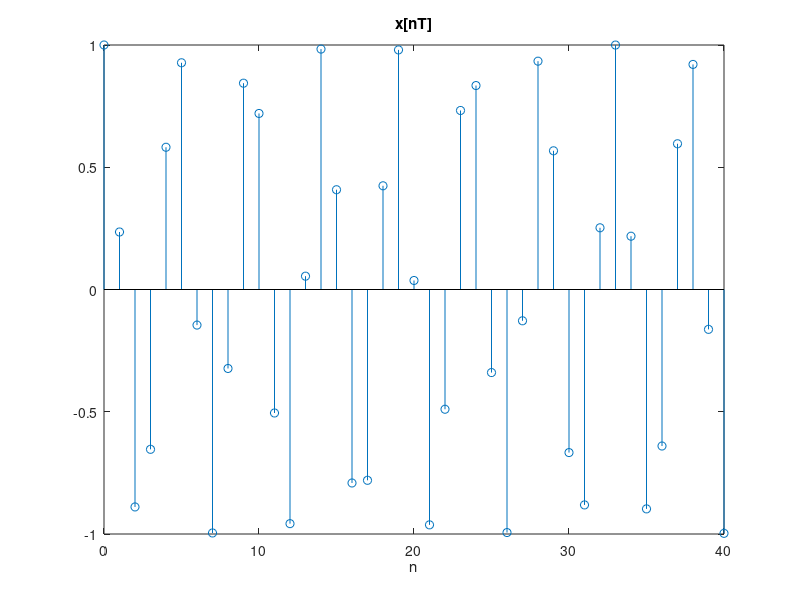
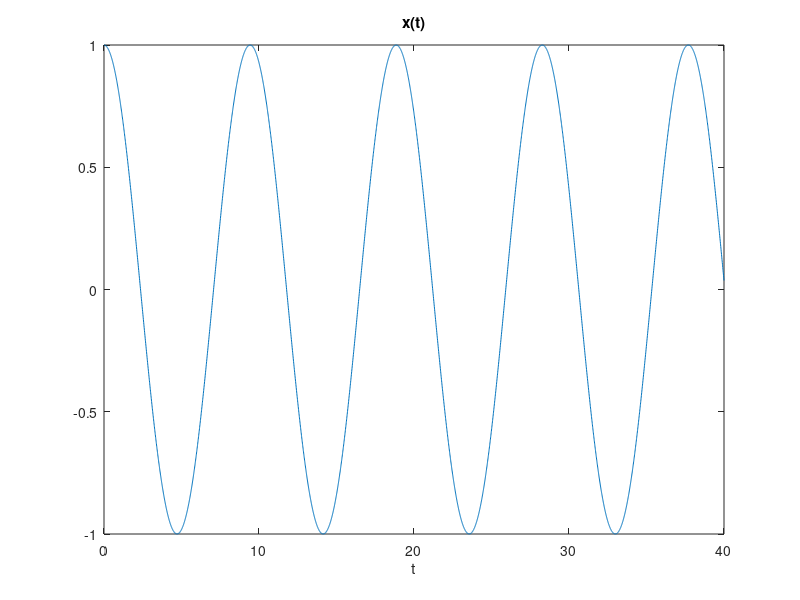
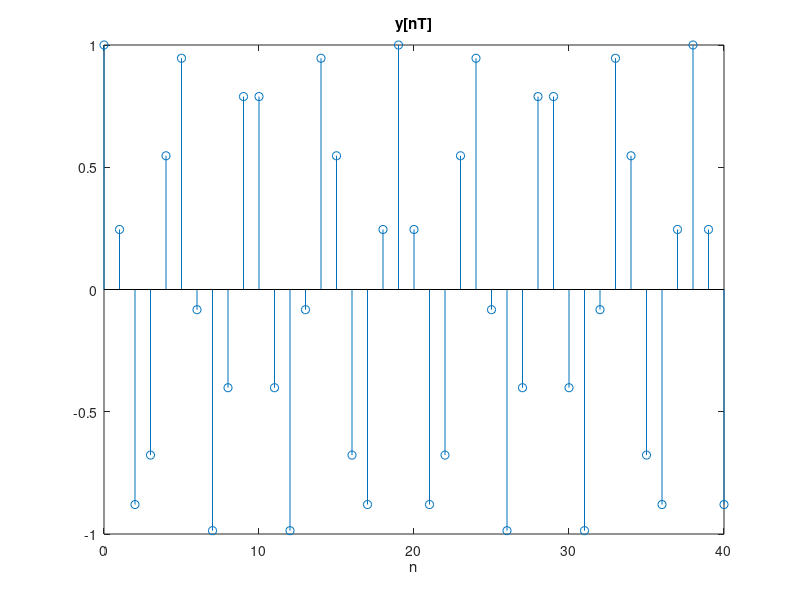
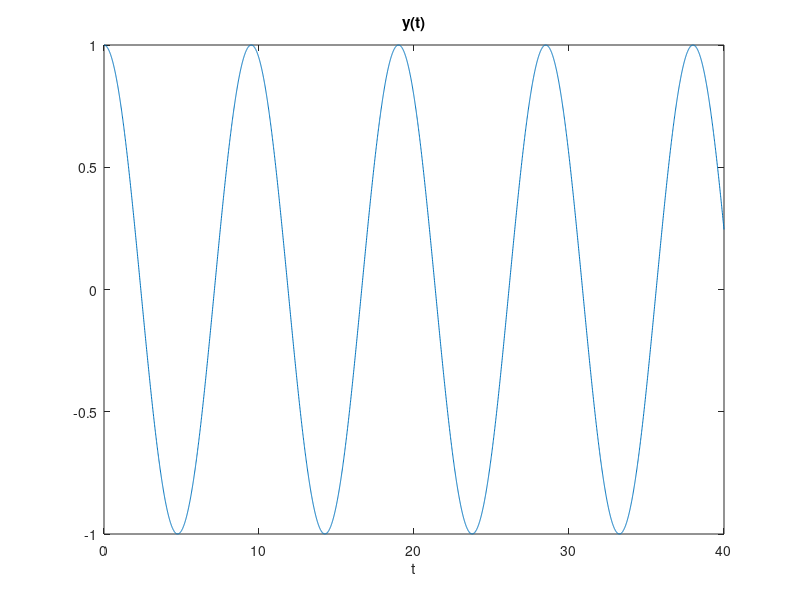

Write the MATLAB code that produced these figures, in order.
% Exercise 3

t= 0:0.01:40;
n= 0:40;

x_nT = cos((2/3)*(n*2));
y_nT = cos((8*pi/38)*(n*2));
x_t = cos((2/3)*t);
y_t = cos((8*pi/38)*t);

figure; stem(n,x_nT);
title('x[nT]'); xlabel('n');
figure; plot(t,x_t);
title('x(t)'); xlabel('t');
%Sequance is not periodic since its angular frequancy is not a multiple of
%2?

figure; stem(n,y_nT);
title('y[nT]'); xlabel('n');
figure; plot(t,y_t);
title('y(t)'); xlabel('t');

%Sequance is periodic with a period (N = 19) since its angular frequancy is
%a multiple of 2?
%One period contains two cycles of the continous time signal
